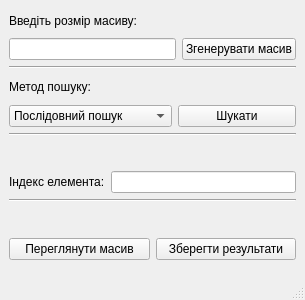
<?xml version="1.0" encoding="UTF-8"?>
<ui version="4.0">
 <class>MainWindow</class>
 <widget class="QMainWindow" name="MainWindow">
  <property name="geometry">
   <rect>
    <x>0</x>
    <y>0</y>
    <width>305</width>
    <height>300</height>
   </rect>
  </property>
  <property name="windowTitle">
   <string>Пошук у масиві</string>
  </property>
  <widget class="QWidget" name="centralwidget">
   <layout class="QHBoxLayout" name="horizontalLayout_4">
    <item>
     <layout class="QHBoxLayout" name="horizontalLayout_6"/>
    </item>
    <item>
     <layout class="QVBoxLayout" name="verticalLayout_5">
      <item>
       <layout class="QHBoxLayout" name="horizontalLayout">
        <item>
         <layout class="QVBoxLayout" name="verticalLayout">
          <item>
           <widget class="QLabel" name="label">
            <property name="text">
             <string>Введіть розмір масиву:</string>
            </property>
           </widget>
          </item>
          <item>
           <widget class="QLineEdit" name="sizeEdit"/>
          </item>
         </layout>
        </item>
        <item>
         <layout class="QVBoxLayout" name="verticalLayout_2">
          <item>
           <spacer name="verticalSpacer">
            <property name="orientation">
             <enum>Qt::Vertical</enum>
            </property>
            <property name="sizeHint" stdset="0">
             <size>
              <width>20</width>
              <height>40</height>
             </size>
            </property>
           </spacer>
          </item>
          <item>
           <widget class="QPushButton" name="createButton">
            <property name="text">
             <string>Згенерувати масив</string>
            </property>
            <property name="iconSize">
             <size>
              <width>20</width>
              <height>20</height>
             </size>
            </property>
           </widget>
          </item>
         </layout>
        </item>
       </layout>
      </item>
      <item>
       <widget class="Line" name="line">
        <property name="orientation">
         <enum>Qt::Horizontal</enum>
        </property>
       </widget>
      </item>
      <item>
       <layout class="QHBoxLayout" name="horizontalLayout_2">
        <item>
         <layout class="QVBoxLayout" name="verticalLayout_3">
          <item>
           <widget class="QLabel" name="label_2">
            <property name="text">
             <string>Метод пошуку:</string>
            </property>
           </widget>
          </item>
          <item>
           <widget class="QComboBox" name="comboBox">
            <item>
             <property name="text">
              <string>Послідовний пошук</string>
             </property>
            </item>
            <item>
             <property name="text">
              <string>Метод Фібоначі</string>
             </property>
            </item>
            <item>
             <property name="text">
              <string>Інтерполяційний метод</string>
             </property>
            </item>
            <item>
             <property name="text">
              <string>Метод хеш-функції</string>
             </property>
            </item>
           </widget>
          </item>
         </layout>
        </item>
        <item>
         <layout class="QVBoxLayout" name="verticalLayout_4">
          <item>
           <spacer name="verticalSpacer_2">
            <property name="orientation">
             <enum>Qt::Vertical</enum>
            </property>
            <property name="sizeHint" stdset="0">
             <size>
              <width>20</width>
              <height>40</height>
             </size>
            </property>
           </spacer>
          </item>
          <item>
           <widget class="QPushButton" name="searchButton">
            <property name="text">
             <string>Шукати</string>
            </property>
           </widget>
          </item>
         </layout>
        </item>
       </layout>
      </item>
      <item>
       <widget class="Line" name="line_2">
        <property name="orientation">
         <enum>Qt::Horizontal</enum>
        </property>
       </widget>
      </item>
      <item>
       <spacer name="verticalSpacer_3">
        <property name="orientation">
         <enum>Qt::Vertical</enum>
        </property>
        <property name="sizeHint" stdset="0">
         <size>
          <width>20</width>
          <height>40</height>
         </size>
        </property>
       </spacer>
      </item>
      <item>
       <layout class="QHBoxLayout" name="horizontalLayout_3">
        <item>
         <widget class="QLabel" name="label_3">
          <property name="text">
           <string>Індекс елемента:</string>
          </property>
         </widget>
        </item>
        <item>
         <widget class="QLineEdit" name="sizeEdit_2"/>
        </item>
       </layout>
      </item>
      <item>
       <widget class="Line" name="line_3">
        <property name="orientation">
         <enum>Qt::Horizontal</enum>
        </property>
       </widget>
      </item>
      <item>
       <spacer name="verticalSpacer_4">
        <property name="orientation">
         <enum>Qt::Vertical</enum>
        </property>
        <property name="sizeHint" stdset="0">
         <size>
          <width>20</width>
          <height>40</height>
         </size>
        </property>
       </spacer>
      </item>
      <item>
       <layout class="QHBoxLayout" name="horizontalLayout_8">
        <property name="bottomMargin">
         <number>9</number>
        </property>
        <item>
         <widget class="QPushButton" name="showMassButton">
          <property name="text">
           <string>Переглянути масив</string>
          </property>
         </widget>
        </item>
        <item>
         <widget class="QPushButton" name="saveButton">
          <property name="text">
           <string>Зберегти результати</string>
          </property>
         </widget>
        </item>
       </layout>
      </item>
     </layout>
    </item>
   </layout>
  </widget>
  <widget class="QMenuBar" name="menubar">
   <property name="geometry">
    <rect>
     <x>0</x>
     <y>0</y>
     <width>305</width>
     <height>26</height>
    </rect>
   </property>
  </widget>
  <widget class="QStatusBar" name="statusbar"/>
 </widget>
 <resources/>
 <connections/>
</ui>
